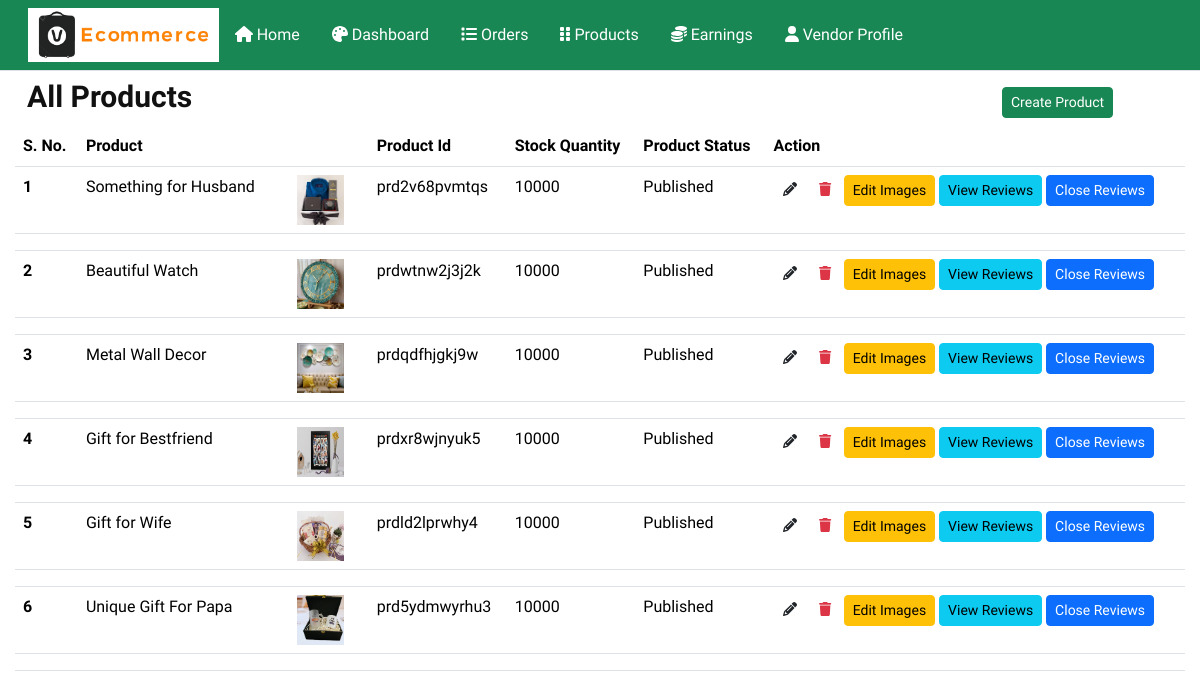
/vendor/show_products/ (signed in), run on the app's committed database.
### core/models.py (models this page shows, shortened)
class Product(models.Model):
    vendor = models.ForeignKey(
        Vendor, on_delete=models.SET_NULL, null=True)
    category = models.ForeignKey(
        Category, on_delete=models.SET_NULL, null=True, related_name="product")
    tags = TaggableManager(blank=True)
    pid = ShortUUIDField(unique=True, length=10, max_length=20,
                         prefix="prd", alphabet="abcdefghjklmnpqrstuvwxyx23456789")
    title = models.CharField(max_length=100)
    image = models.ImageField(null=True, blank=True,
                              upload_to=user_directory_path)
    price = models.DecimalField(
        max_digits=12, decimal_places=2)
    old_price = models.DecimalField(
        max_digits=12, decimal_places=2, null=True, blank=True)
    description = models.TextField(
        null=True, blank=True)
    specifications = models.TextField(null=True, blank=True)
    manufacturer = models.CharField(null=True, blank=True, max_length=200)
    manufactured = models.DateField(null=True, blank=True)
    expiring = models.DateField(null=True, blank=True)
    warranty_period = models.CharField(max_length=100, null=True, blank=True)
    size = models.CharField(
        choices=SIZES, max_length=50, null=True, blank=True)
    return_options = models.CharField(
        choices=RETURN_OPTIONS, default="Not Available", max_length=30)
    assured = models.BooleanField(default=False)
    stock_quantity = models.IntegerField(null=True, blank=True)
    featured = models.BooleanField(default=False)
    product_status = models.CharField(
        choices=STATUS, max_length=15)
    sku = ShortUUIDField(unique=True, length=5,
                         prefix="sku", alphabet="123456789")
    date = models.DateTimeField(auto_now_add=True)
    updated = models.DateTimeField(null=True, blank=True)
    class Meta:
        verbose_name_plural = "Products"

### vendors/vendor_views.py (the view)
# urls.py: path('show_products/', vendor_views.show_product, name='show_products'),
@login_required
def show_product(request):
    return show_products.processor(request)

### core/models.py (called while the page is built)
    def __str__(self):
        return self.title

### vendors/processors/vendor_processor/show_products.py (called while the page is built)
def processor(request):
    vnd_id = request.user.vendor.id
    products = Product.objects.filter(vendor_id=vnd_id).order_by('-id')
    productreviews = ProductReview.objects.filter(
        product__vendor_id=vnd_id
    ).order_by('-id')
    context = {
        'products': products,
        'reviews': productreviews,
        'form': ProductForm
    }
    return render(request, 'vendors/show_products.html', context)

### vendors/templates/vendors/show_products.html (shortened to what this page needs)
{% extends 'vendors/base.html' %}
{% load static %}
{% block content %}
  <div class="container">
    <div class="row">
      <div class="col-sm-10">
        <h3><b>All Products</b></h3>
      </div>
      <div class="col-sm-2">
        <button type="button" class="btn btn-success btn-sm my-2" data-bs-toggle="modal" data-bs-target="#createProductModal">Create Product</button>
      </div>
    </div>
    <div class="row products">
      <table class="table">
        <thead>
          <tr>
            <th scope="col">S. No.</th>
            <th scope="col">Product</th>
            <th></th>
            <th scope="col">Product Id</th>
            <th scope="col">Stock Quantity</th>
            <th scope="col">Product Status</th>
            <th scope="col">Action</th>
          </tr>
        </thead>
        <tbody>
          {% for product in products %}
            <tr>
              <th scope="row">{{ forloop.counter }}</th>
              <td>
                <div class="row">
                  <div class="col-sm-9">{{ product.title }}</div>
                  <div class="col-sm-3">
                    <img src="{{ product.image.url }}" height="50" alt="" />
                  </div>
                </div>
              </td>
              <td></td>
              <td>{{ product.pid }}</td>
              <td>{{ product.stock_quantity }}</td>
              <td>{{ product.product_status }}</td>
              <td>
                <a href="{% url 'edit_product' product.id %}" class="text-warning"><button class="btn btn-sm"><i class="fa-solid fa-pencil"></i></button></a>
                <button class="btn btn-sm delete-vendor-product text-danger" data-prd-id="{{ product.id }}"><i class="fa-solid fa-trash"></i></button>
                <a href="{% url 'product_images' product.id %}"><button class="btn btn-warning btn-sm">Edit Images</button></a>
                <button class="btn btn-info btn-sm show-product-reviews" data-index="{{ product.id }}">View Reviews</button>
                <button class="btn btn-primary btn-sm close-product-reviews" data-index="{{ product.id }}">Close Reviews</button>
              </td>
            </tr>
            <tr>
              <td colspan="7">
              </td>
            </tr>
          {% endfor %}
        </tbody>
      </table>
    </div>
  </div>
{% endblock %}

### core/static/core/css/style.css (style rules this page uses)
html, body { height: 100%; font-family: "Cairo", sans-serif; -webkit-font-smoothing: antialiased; font-smoothing: antialiased; }
h1, h2, h3, h4, h5, h6 { margin: 0; color: #111111; font-weight: 400; font-family: "Cairo", sans-serif; }
h3 { font-size: 30px; }
img { max-width: 100%; }
a { text-decoration: none; }
@media only screen and (min-width: 1200px) { .container { max-width: 1170px; } }

### data on the page
Product: title "Something for Husband", image (picture), pid "prd2v68pvmtqs", stock_quantity "10000", product_status "Published"
Product: title "Beautiful Watch", image (picture), pid "prdwtnw2j3j2k", stock_quantity "10000", product_status "Published"
Product: title "Metal Wall Decor", image (picture), pid "prdqdfhjgkj9w", stock_quantity "10000", product_status "Published"
Product: title "Gift for Bestfriend", image (picture), pid "prdxr8wjnyuk5", stock_quantity "10000", product_status "Published"
Product: title "Gift for Wife", image (picture), pid "prdld2lprwhy4", stock_quantity "10000", product_status "Published"
Product: title "Unique Gift For Papa", image (picture), pid "prd5ydmwyrhu3", stock_quantity "10000", product_status "Published"
